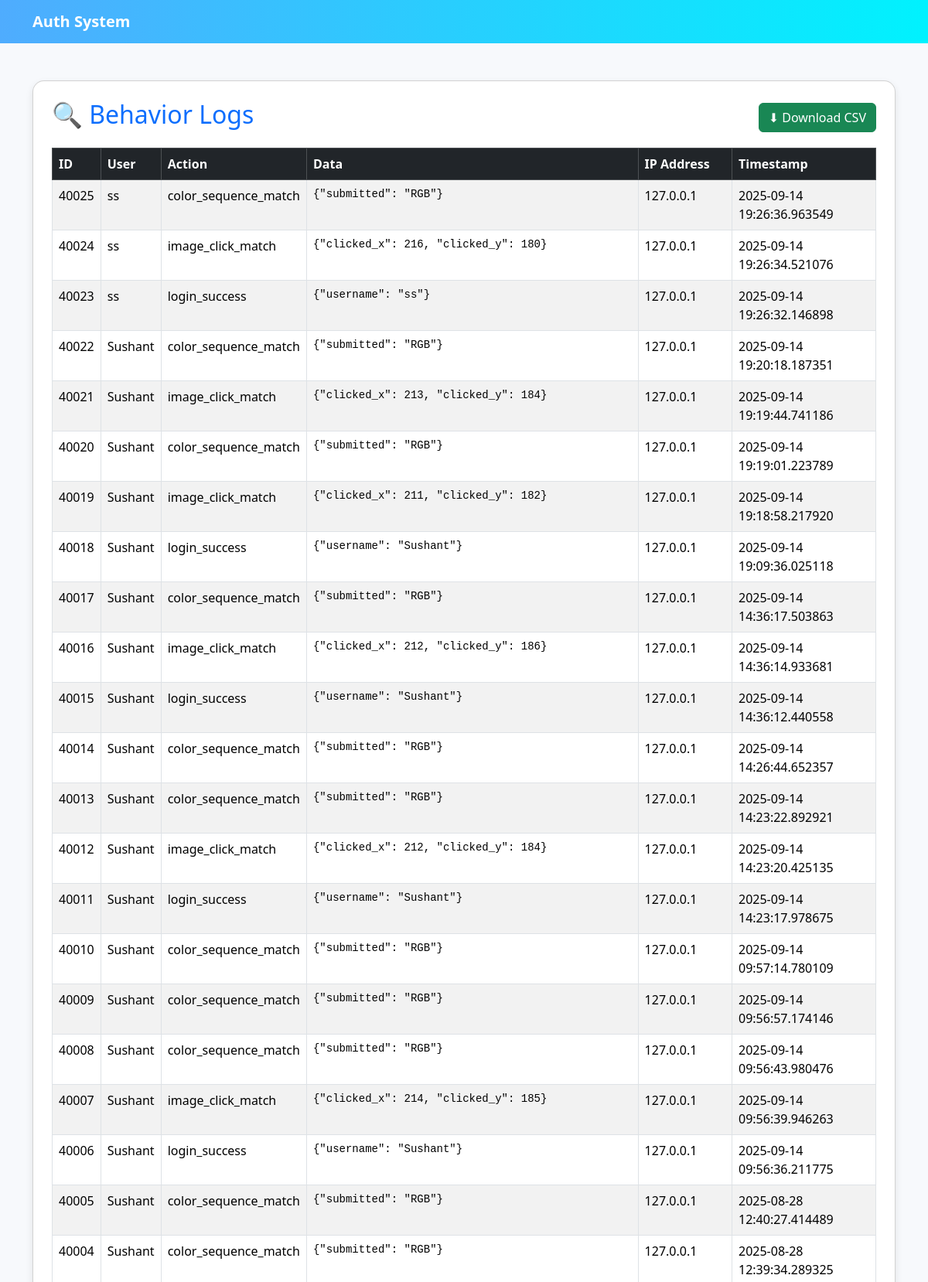
The page /admin/logs (signed in, upper part) on the database its author committed.
### app/models.py (models this page shows)
class BehaviorLog(db.Model):
    __tablename__ = 'behavior_logs'
    id = db.Column(db.Integer, primary_key=True)
    user_id = db.Column(db.Integer, db.ForeignKey('users.id'), nullable=False)
    action = db.Column(db.String(50))
    data = db.Column(db.Text)
    ip_address = db.Column(db.String(45))
    timestamp = db.Column(db.DateTime, default=datetime.utcnow)

class User(db.Model):
    __tablename__ = 'users'
    id = db.Column(db.Integer, primary_key=True)
    username = db.Column(db.String(100), unique=True, nullable=False)
    password = db.Column(db.Text, nullable=False)
    click_x = db.Column(db.Integer)
    click_y = db.Column(db.Integer)
    click_x_norm = db.Column(db.Float)   # optional
    click_y_norm = db.Column(db.Float)   # optional
    image_filename = db.Column(db.String(255), default='auth_image.jpg')
    secret_color = db.Column(db.String(10))
    color_sequence = db.Column(db.String(32))
    level2_passed = db.Column(db.Boolean, default=False)
    is_admin = db.Column(db.Boolean, default=False)
    created_at = db.Column(db.DateTime, default=datetime.utcnow)
    logs = db.relationship('BehaviorLog', backref='user', cascade="all, delete-orphan")

### app/routes.py (the view)
@auth_bp.route('/admin/logs', methods=["GET", "POST"])
@admin_required
def view_logs():
    if 'user_id' not in session:
        flash("Login required to view logs.", "danger")
        return redirect(url_for('auth.login'))
    user = User.query.get(session['user_id'])
    if not user or not user.is_admin:
        flash("❌ You are not authorized to view this page.", "danger")
        return redirect(url_for('auth.login'))
    logs = db.session.query(BehaviorLog, User).join(User).order_by(BehaviorLog.timestamp.desc()).all()
    processed = [{
        'id': log.id,
        'username': u.username,
        'action': log.action,
        'data': log.data,
        'ip_address': log.ip_address,
        'timestamp': log.timestamp
    } for log, u in logs]
    return render_template("logs.html", logs=processed)

### app/routes.py (called while the page is built)
def admin_required(f):
    @wraps(f)
    def decorated_function(*args, **kwargs):
        if 'user_id' not in session:
            flash("Login required.", "danger")
            return redirect(url_for("auth.login"))
        user = User.query.get(session['user_id'])
        if not user or not user.is_admin:
            flash("❌ You are not authorized to view this page.", "danger")
            return redirect(url_for("auth.login"))
        return f(*args, **kwargs)
    return decorated_function

### app/templates/logs.html (shortened to what this page needs)
{% extends "base.html" %}
{% block content %}
<div class="card p-4">
    <div class="d-flex justify-content-between align-items-center mb-3">
        <h2 class="text-primary">🔍 Behavior Logs</h2>
        <a href="{{ url_for('auth.download_logs_csv') }}" class="btn btn-success">⬇ Download CSV</a>
    </div>
    <div class="table-responsive">
        <table class="table table-bordered table-striped table-hover">
            <thead class="table-dark">
                <tr>
                    <th>ID</th>
                    <th>User</th>
                    <th>Action</th>
                    <th>Data</th>
                    <th>IP Address</th>
                    <th>Timestamp</th>
                </tr>
            </thead>
            <tbody>
                {% for log in logs %}
                <tr>
                    <td>{{ log.id }}</td>
                    <td>{{ log.username }}</td>
                    <td>{{ log.action }}</td>
                    <td><pre class="m-0">{{ log.data }}</pre></td>
                    <td>{{ log.ip_address }}</td>
                    <td>{{ log.timestamp }}</td>
                </tr>
                {% endfor %}
            </tbody>
        </table>
    </div>
</div>
{% endblock %}

### app/templates/base.html (shortened to what this page needs)
<!DOCTYPE html>
<html lang="en">
<head>
  <link href="https://cdn.jsdelivr.net/npm/bootstrap@5.3.2/dist/css/bootstrap.min.css" rel="stylesheet">
</head>
<body>
  <nav class="navbar navbar-expand-lg">
    <div class="container">
      <a class="navbar-brand" href="/">Auth System</a>
    </div>
  </nav>
  <div class="container py-5">
    {% block content %}{% endblock %}
  </div>
</body>
</html>

### app/templates/base.html (style rules this page uses)
body { background: #f7f9fc; font-family: 'Segoe UI', sans-serif; }
.navbar { background: linear-gradient(90deg, #4facfe, #00f2fe); }
.navbar-brand { font-weight: bold; color: white !important; }
.card { border-radius: 15px; box-shadow: 0 4px 10px rgba(0,0,0,0.1); }

### rows shown on the page
BehaviorLog: id "40025", username "ss", action "color_sequence_match", data "{\"submitted\": \"RGB\"}", ip_address "127.0.0.1", timestamp "2025-09-14 19:26:36.963549"
BehaviorLog: id "40024", action "image_click_match", data "{\"clicked_x\": 216, \"clicked_y\": 180}", ip_address "127.0.0.1", timestamp "2025-09-14 19:26:34.521076"
User: username "ss" "ss"
BehaviorLog: id "40023", action "login_success", data "{\"username\": \"ss\"}", ip_address "127.0.0.1", timestamp "2025-09-14 19:26:32.146898"
BehaviorLog: id "40022", action "color_sequence_match", data "{\"submitted\": \"RGB\"}", ip_address "127.0.0.1", timestamp "2025-09-14 19:20:18.187351"
User: username "Sushant" "Sushant" "Sushant" "Sushant" "Sushant" "Sushant" "Sushant" "Sushant" "Sushant" "Sushant" "Sushant" "Sushant" "Sushant" "Sushant" "Sushant" "Sushant" "Sushant" "Sushant" "Sushant"
BehaviorLog: id "40021", action "image_click_match", data "{\"clicked_x\": 213, \"clicked_y\": 184}", ip_address "127.0.0.1", timestamp "2025-09-14 19:19:44.741186"
BehaviorLog: id "40020", action "color_sequence_match", data "{\"submitted\": \"RGB\"}", ip_address "127.0.0.1", timestamp "2025-09-14 19:19:01.223789"
BehaviorLog: id "40019", action "image_click_match", data "{\"clicked_x\": 211, \"clicked_y\": 182}", ip_address "127.0.0.1", timestamp "2025-09-14 19:18:58.217920"
BehaviorLog: id "40018", action "login_success", data "{\"username\": \"Sushant\"}", ip_address "127.0.0.1", timestamp "2025-09-14 19:09:36.025118"
BehaviorLog: id "40017", action "color_sequence_match", data "{\"submitted\": \"RGB\"}", ip_address "127.0.0.1", timestamp "2025-09-14 14:36:17.503863"
BehaviorLog: id "40016", action "image_click_match", data "{\"clicked_x\": 212, \"clicked_y\": 186}", ip_address "127.0.0.1", timestamp "2025-09-14 14:36:14.933681"
BehaviorLog: id "40015", action "login_success", data "{\"username\": \"Sushant\"}", ip_address "127.0.0.1", timestamp "2025-09-14 14:36:12.440558"
BehaviorLog: id "40014", action "color_sequence_match", data "{\"submitted\": \"RGB\"}", ip_address "127.0.0.1", timestamp "2025-09-14 14:26:44.652357"
BehaviorLog: id "40013", action "color_sequence_match", data "{\"submitted\": \"RGB\"}", ip_address "127.0.0.1", timestamp "2025-09-14 14:23:22.892921"
BehaviorLog: id "40012", action "image_click_match", data "{\"clicked_x\": 212, \"clicked_y\": 184}", ip_address "127.0.0.1", timestamp "2025-09-14 14:23:20.425135"
BehaviorLog: id "40011", action "login_success", data "{\"username\": \"Sushant\"}", ip_address "127.0.0.1", timestamp "2025-09-14 14:23:17.978675"
BehaviorLog: id "40010", action "color_sequence_match", data "{\"submitted\": \"RGB\"}", ip_address "127.0.0.1", timestamp "2025-09-14 09:57:14.780109"
BehaviorLog: id "40009", action "color_sequence_match", data "{\"submitted\": \"RGB\"}", ip_address "127.0.0.1", timestamp "2025-09-14 09:56:57.174146"
BehaviorLog: id "40008", action "color_sequence_match", data "{\"submitted\": \"RGB\"}", ip_address "127.0.0.1", timestamp "2025-09-14 09:56:43.980476"
BehaviorLog: id "40007", action "image_click_match", data "{\"clicked_x\": 214, \"clicked_y\": 185}", ip_address "127.0.0.1", timestamp "2025-09-14 09:56:39.946263"
BehaviorLog: id "40006", action "login_success", data "{\"username\": \"Sushant\"}", ip_address "127.0.0.1", timestamp "2025-09-14 09:56:36.211775"
BehaviorLog: id "40005", action "color_sequence_match", data "{\"submitted\": \"RGB\"}", ip_address "127.0.0.1", timestamp "2025-08-28 12:40:27.414489"
BehaviorLog: id "40004", action "color_sequence_match", data "{\"submitted\": \"RGB\"}", ip_address "127.0.0.1", timestamp "2025-08-28 12:39:34.289325"
